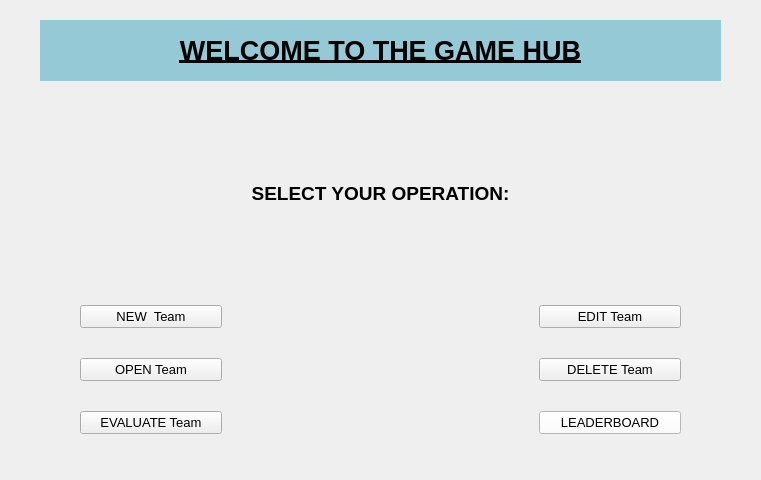
<?xml version="1.0" encoding="UTF-8"?>
<ui version="4.0">
 <class>Form</class>
 <widget class="QWidget" name="Form">
  <property name="geometry">
   <rect>
    <x>0</x>
    <y>0</y>
    <width>761</width>
    <height>480</height>
   </rect>
  </property>
  <property name="windowTitle">
   <string>The Game Hub</string>
  </property>
  <property name="styleSheet">
   <string notr="true">background-image: url(:/newPrefix/Cap.JPG);</string>
  </property>
  <layout class="QGridLayout" name="gridLayout" rowstretch="5,2,5" columnstretch="4,5,5,5,4">
   <property name="leftMargin">
    <number>40</number>
   </property>
   <property name="topMargin">
    <number>20</number>
   </property>
   <property name="rightMargin">
    <number>40</number>
   </property>
   <property name="bottomMargin">
    <number>46</number>
   </property>
   <property name="horizontalSpacing">
    <number>150</number>
   </property>
   <property name="verticalSpacing">
    <number>100</number>
   </property>
   <item row="0" column="0" colspan="5">
    <widget class="QLabel" name="welcome_label">
     <property name="font">
      <font>
       <family>Arial</family>
       <pointsize>20</pointsize>
       <weight>75</weight>
       <bold>true</bold>
       <underline>true</underline>
      </font>
     </property>
     <property name="styleSheet">
      <string notr="true">background-color: rgb(149, 201, 214);</string>
     </property>
     <property name="text">
      <string>WELCOME TO THE GAME HUB</string>
     </property>
     <property name="textFormat">
      <enum>Qt::RichText</enum>
     </property>
     <property name="alignment">
      <set>Qt::AlignCenter</set>
     </property>
    </widget>
   </item>
   <item row="1" column="0">
    <spacer name="horizontalSpacer">
     <property name="orientation">
      <enum>Qt::Horizontal</enum>
     </property>
     <property name="sizeHint" stdset="0">
      <size>
       <width>11</width>
       <height>20</height>
      </size>
     </property>
    </spacer>
   </item>
   <item row="1" column="1" colspan="3">
    <widget class="QLabel" name="select_label">
     <property name="font">
      <font>
       <family>Arial</family>
       <pointsize>14</pointsize>
       <weight>75</weight>
       <bold>true</bold>
      </font>
     </property>
     <property name="text">
      <string>SELECT YOUR OPERATION:</string>
     </property>
     <property name="alignment">
      <set>Qt::AlignCenter</set>
     </property>
    </widget>
   </item>
   <item row="1" column="4">
    <spacer name="horizontalSpacer_2">
     <property name="orientation">
      <enum>Qt::Horizontal</enum>
     </property>
     <property name="sizeHint" stdset="0">
      <size>
       <width>11</width>
       <height>20</height>
      </size>
     </property>
    </spacer>
   </item>
   <item row="2" column="0" colspan="2">
    <layout class="QVBoxLayout" name="verticalLayout">
     <property name="spacing">
      <number>30</number>
     </property>
     <property name="leftMargin">
      <number>40</number>
     </property>
     <property name="rightMargin">
      <number>0</number>
     </property>
     <item>
      <widget class="QPushButton" name="newTeam_btn">
       <property name="font">
        <font>
         <pointsize>10</pointsize>
        </font>
       </property>
       <property name="text">
        <string>NEW  Team</string>
       </property>
       <property name="shortcut">
        <string>Ctrl+N</string>
       </property>
      </widget>
     </item>
     <item>
      <widget class="QPushButton" name="openTeam_btn">
       <property name="font">
        <font>
         <pointsize>10</pointsize>
        </font>
       </property>
       <property name="text">
        <string>OPEN Team</string>
       </property>
       <property name="shortcut">
        <string>Ctrl+O</string>
       </property>
      </widget>
     </item>
     <item>
      <widget class="QPushButton" name="evaluateTeam_btn">
       <property name="font">
        <font>
         <pointsize>10</pointsize>
        </font>
       </property>
       <property name="text">
        <string>EVALUATE Team</string>
       </property>
       <property name="shortcut">
        <string>Ctrl+E</string>
       </property>
      </widget>
     </item>
    </layout>
   </item>
   <item row="2" column="2">
    <spacer name="horizontalSpacer_3">
     <property name="orientation">
      <enum>Qt::Horizontal</enum>
     </property>
     <property name="sizeHint" stdset="0">
      <size>
       <width>14</width>
       <height>20</height>
      </size>
     </property>
    </spacer>
   </item>
   <item row="2" column="3" colspan="2">
    <layout class="QVBoxLayout" name="verticalLayout_2">
     <property name="spacing">
      <number>30</number>
     </property>
     <property name="leftMargin">
      <number>0</number>
     </property>
     <property name="rightMargin">
      <number>40</number>
     </property>
     <item>
      <widget class="QPushButton" name="pushButton_8">
       <property name="font">
        <font>
         <pointsize>10</pointsize>
        </font>
       </property>
       <property name="text">
        <string>EDIT Team</string>
       </property>
      </widget>
     </item>
     <item>
      <widget class="QPushButton" name="deleteTeam_btn">
       <property name="font">
        <font>
         <pointsize>10</pointsize>
        </font>
       </property>
       <property name="text">
        <string>DELETE Team</string>
       </property>
      </widget>
     </item>
     <item>
      <widget class="QPushButton" name="leaderBoard_btn">
       <property name="font">
        <font>
         <pointsize>10</pointsize>
        </font>
       </property>
       <property name="styleSheet">
        <string notr="true">background-color: rgb(255, 255, 255);</string>
       </property>
       <property name="text">
        <string>LEADERBOARD</string>
       </property>
      </widget>
     </item>
    </layout>
   </item>
  </layout>
 </widget>
 <resources>
  <include location="cc.qrc"/>
 </resources>
 <connections/>
</ui>
